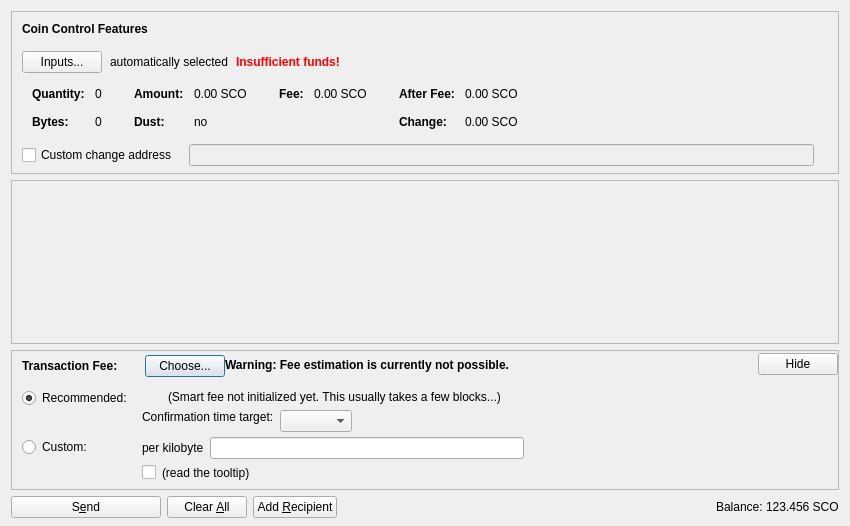
<?xml version="1.0" encoding="UTF-8"?>
<ui version="4.0">
 <class>SendCoinsDialog</class>
 <widget class="QDialog" name="SendCoinsDialog">
  <property name="geometry">
   <rect>
    <x>0</x>
    <y>0</y>
    <width>850</width>
    <height>526</height>
   </rect>
  </property>
  <property name="windowTitle">
   <string>Send Coins</string>
  </property>
  <layout class="QVBoxLayout" name="verticalLayout" stretch="0,1,0,0">
   <property name="bottomMargin">
    <number>8</number>
   </property>
   <item>
    <widget class="QFrame" name="frameCoinControl">
     <property name="sizePolicy">
      <sizepolicy hsizetype="Expanding" vsizetype="Expanding">
       <horstretch>0</horstretch>
       <verstretch>0</verstretch>
      </sizepolicy>
     </property>
     <property name="maximumSize">
      <size>
       <width>16777215</width>
       <height>16777215</height>
      </size>
     </property>
     <property name="frameShape">
      <enum>QFrame::StyledPanel</enum>
     </property>
     <property name="frameShadow">
      <enum>QFrame::Sunken</enum>
     </property>
     <layout class="QVBoxLayout" name="verticalLayoutCoinControl2">
      <property name="spacing">
       <number>0</number>
      </property>
      <property name="leftMargin">
       <number>0</number>
      </property>
      <property name="topMargin">
       <number>0</number>
      </property>
      <property name="rightMargin">
       <number>0</number>
      </property>
      <property name="bottomMargin">
       <number>6</number>
      </property>
      <item>
       <layout class="QVBoxLayout" name="verticalLayoutCoinControl" stretch="0,0,0,0,1">
        <property name="spacing">
         <number>0</number>
        </property>
        <property name="leftMargin">
         <number>10</number>
        </property>
        <property name="topMargin">
         <number>10</number>
        </property>
        <item>
         <layout class="QHBoxLayout" name="horizontalLayoutCoinControl1">
          <property name="bottomMargin">
           <number>15</number>
          </property>
          <item>
           <widget class="QLabel" name="labelCoinControlFeatures">
            <property name="sizePolicy">
             <sizepolicy hsizetype="Preferred" vsizetype="Maximum">
              <horstretch>0</horstretch>
              <verstretch>0</verstretch>
             </sizepolicy>
            </property>
            <property name="font">
             <font>
              <weight>75</weight>
              <bold>true</bold>
             </font>
            </property>
            <property name="styleSheet">
             <string notr="true">font-weight:bold;</string>
            </property>
            <property name="text">
             <string>Coin Control Features</string>
            </property>
           </widget>
          </item>
         </layout>
        </item>
        <item>
         <layout class="QHBoxLayout" name="horizontalLayoutCoinControl2" stretch="0,0,0,0">
          <property name="spacing">
           <number>8</number>
          </property>
          <property name="bottomMargin">
           <number>10</number>
          </property>
          <item>
           <widget class="QPushButton" name="pushButtonCoinControl">
            <property name="styleSheet">
             <string notr="true"/>
            </property>
            <property name="text">
             <string>Inputs...</string>
            </property>
            <property name="autoDefault">
             <bool>false</bool>
            </property>
           </widget>
          </item>
          <item>
           <widget class="QLabel" name="labelCoinControlAutomaticallySelected">
            <property name="text">
             <string>automatically selected</string>
            </property>
            <property name="margin">
             <number>5</number>
            </property>
           </widget>
          </item>
          <item>
           <widget class="QLabel" name="labelCoinControlInsuffFunds">
            <property name="font">
             <font>
              <weight>75</weight>
              <bold>true</bold>
             </font>
            </property>
            <property name="styleSheet">
             <string notr="true">color:red;font-weight:bold;</string>
            </property>
            <property name="text">
             <string>Insufficient funds!</string>
            </property>
            <property name="margin">
             <number>5</number>
            </property>
           </widget>
          </item>
          <item>
           <spacer name="horizontalSpacerCoinControl">
            <property name="orientation">
             <enum>Qt::Horizontal</enum>
            </property>
            <property name="sizeHint" stdset="0">
             <size>
              <width>40</width>
              <height>1</height>
             </size>
            </property>
           </spacer>
          </item>
         </layout>
        </item>
        <item>
         <widget class="QWidget" name="widgetCoinControl" native="true">
          <property name="sizePolicy">
           <sizepolicy hsizetype="Preferred" vsizetype="Preferred">
            <horstretch>0</horstretch>
            <verstretch>0</verstretch>
           </sizepolicy>
          </property>
          <property name="minimumSize">
           <size>
            <width>0</width>
            <height>0</height>
           </size>
          </property>
          <property name="styleSheet">
           <string notr="true"/>
          </property>
          <layout class="QHBoxLayout" name="horizontalLayoutCoinControl5">
           <property name="leftMargin">
            <number>0</number>
           </property>
           <property name="topMargin">
            <number>0</number>
           </property>
           <property name="rightMargin">
            <number>0</number>
           </property>
           <property name="bottomMargin">
            <number>0</number>
           </property>
           <item>
            <layout class="QHBoxLayout" name="horizontalLayoutCoinControl3" stretch="0,0,0,1">
             <property name="spacing">
              <number>20</number>
             </property>
             <property name="topMargin">
              <number>0</number>
             </property>
             <property name="bottomMargin">
              <number>10</number>
             </property>
             <item>
              <layout class="QFormLayout" name="formLayoutCoinControl1">
               <property name="horizontalSpacing">
                <number>10</number>
               </property>
               <property name="verticalSpacing">
                <number>14</number>
               </property>
               <property name="leftMargin">
                <number>10</number>
               </property>
               <property name="topMargin">
                <number>4</number>
               </property>
               <property name="rightMargin">
                <number>6</number>
               </property>
               <item row="0" column="0">
                <widget class="QLabel" name="labelCoinControlQuantityText">
                 <property name="font">
                  <font>
                   <weight>75</weight>
                   <bold>true</bold>
                  </font>
                 </property>
                 <property name="text">
                  <string>Quantity:</string>
                 </property>
                 <property name="margin">
                  <number>0</number>
                 </property>
                </widget>
               </item>
               <item row="0" column="1">
                <widget class="QLabel" name="labelCoinControlQuantity">
                 <property name="cursor">
                  <cursorShape>IBeamCursor</cursorShape>
                 </property>
                 <property name="contextMenuPolicy">
                  <enum>Qt::ActionsContextMenu</enum>
                 </property>
                 <property name="text">
                  <string notr="true">0</string>
                 </property>
                 <property name="margin">
                  <number>0</number>
                 </property>
                 <property name="textInteractionFlags">
                  <set>Qt::LinksAccessibleByMouse|Qt::TextSelectableByKeyboard|Qt::TextSelectableByMouse</set>
                 </property>
                </widget>
               </item>
               <item row="1" column="0">
                <widget class="QLabel" name="labelCoinControlBytesText">
                 <property name="font">
                  <font>
                   <weight>75</weight>
                   <bold>true</bold>
                  </font>
                 </property>
                 <property name="text">
                  <string>Bytes:</string>
                 </property>
                </widget>
               </item>
               <item row="1" column="1">
                <widget class="QLabel" name="labelCoinControlBytes">
                 <property name="cursor">
                  <cursorShape>IBeamCursor</cursorShape>
                 </property>
                 <property name="contextMenuPolicy">
                  <enum>Qt::ActionsContextMenu</enum>
                 </property>
                 <property name="text">
                  <string notr="true">0</string>
                 </property>
                 <property name="textInteractionFlags">
                  <set>Qt::LinksAccessibleByMouse|Qt::TextSelectableByKeyboard|Qt::TextSelectableByMouse</set>
                 </property>
                </widget>
               </item>
              </layout>
             </item>
             <item>
              <layout class="QFormLayout" name="formLayoutCoinControl2">
               <property name="horizontalSpacing">
                <number>10</number>
               </property>
               <property name="verticalSpacing">
                <number>14</number>
               </property>
               <property name="leftMargin">
                <number>6</number>
               </property>
               <property name="topMargin">
                <number>4</number>
               </property>
               <property name="rightMargin">
                <number>6</number>
               </property>
               <item row="0" column="0">
                <widget class="QLabel" name="labelCoinControlAmountText">
                 <property name="font">
                  <font>
                   <weight>75</weight>
                   <bold>true</bold>
                  </font>
                 </property>
                 <property name="text">
                  <string>Amount:</string>
                 </property>
                 <property name="margin">
                  <number>0</number>
                 </property>
                </widget>
               </item>
               <item row="0" column="1">
                <widget class="QLabel" name="labelCoinControlAmount">
                 <property name="cursor">
                  <cursorShape>IBeamCursor</cursorShape>
                 </property>
                 <property name="contextMenuPolicy">
                  <enum>Qt::ActionsContextMenu</enum>
                 </property>
                 <property name="text">
                  <string notr="true">0.00 SCO</string>
                 </property>
                 <property name="textInteractionFlags">
                  <set>Qt::LinksAccessibleByMouse|Qt::TextSelectableByKeyboard|Qt::TextSelectableByMouse</set>
                 </property>
                </widget>
               </item>
               <item row="1" column="0">
                <widget class="QLabel" name="labelCoinControlLowOutputText">
                 <property name="font">
                  <font>
                   <weight>75</weight>
                   <bold>true</bold>
                  </font>
                 </property>
                 <property name="text">
                  <string>Dust:</string>
                 </property>
                </widget>
               </item>
               <item row="1" column="1">
                <widget class="QLabel" name="labelCoinControlLowOutput">
                 <property name="cursor">
                  <cursorShape>IBeamCursor</cursorShape>
                 </property>
                 <property name="contextMenuPolicy">
                  <enum>Qt::ActionsContextMenu</enum>
                 </property>
                 <property name="text">
                  <string notr="true">no</string>
                 </property>
                 <property name="textInteractionFlags">
                  <set>Qt::LinksAccessibleByMouse|Qt::TextSelectableByKeyboard|Qt::TextSelectableByMouse</set>
                 </property>
                </widget>
               </item>
              </layout>
             </item>
             <item>
              <layout class="QFormLayout" name="formLayoutCoinControl3">
               <property name="horizontalSpacing">
                <number>10</number>
               </property>
               <property name="verticalSpacing">
                <number>14</number>
               </property>
               <property name="leftMargin">
                <number>6</number>
               </property>
               <property name="topMargin">
                <number>4</number>
               </property>
               <property name="rightMargin">
                <number>6</number>
               </property>
               <item row="0" column="0">
                <widget class="QLabel" name="labelCoinControlFeeText">
                 <property name="font">
                  <font>
                   <weight>75</weight>
                   <bold>true</bold>
                  </font>
                 </property>
                 <property name="text">
                  <string>Fee:</string>
                 </property>
                 <property name="margin">
                  <number>0</number>
                 </property>
                </widget>
               </item>
               <item row="0" column="1">
                <widget class="QLabel" name="labelCoinControlFee">
                 <property name="cursor">
                  <cursorShape>IBeamCursor</cursorShape>
                 </property>
                 <property name="contextMenuPolicy">
                  <enum>Qt::ActionsContextMenu</enum>
                 </property>
                 <property name="text">
                  <string notr="true">0.00 SCO</string>
                 </property>
                 <property name="textInteractionFlags">
                  <set>Qt::LinksAccessibleByMouse|Qt::TextSelectableByKeyboard|Qt::TextSelectableByMouse</set>
                 </property>
                </widget>
               </item>
              </layout>
             </item>
             <item>
              <layout class="QFormLayout" name="formLayoutCoinControl4">
               <property name="horizontalSpacing">
                <number>10</number>
               </property>
               <property name="verticalSpacing">
                <number>14</number>
               </property>
               <property name="leftMargin">
                <number>6</number>
               </property>
               <property name="topMargin">
                <number>4</number>
               </property>
               <property name="rightMargin">
                <number>6</number>
               </property>
               <item row="0" column="0">
                <widget class="QLabel" name="labelCoinControlAfterFeeText">
                 <property name="font">
                  <font>
                   <weight>75</weight>
                   <bold>true</bold>
                  </font>
                 </property>
                 <property name="text">
                  <string>After Fee:</string>
                 </property>
                 <property name="margin">
                  <number>0</number>
                 </property>
                </widget>
               </item>
               <item row="0" column="1">
                <widget class="QLabel" name="labelCoinControlAfterFee">
                 <property name="cursor">
                  <cursorShape>IBeamCursor</cursorShape>
                 </property>
                 <property name="contextMenuPolicy">
                  <enum>Qt::ActionsContextMenu</enum>
                 </property>
                 <property name="text">
                  <string notr="true">0.00 SCO</string>
                 </property>
                 <property name="textInteractionFlags">
                  <set>Qt::LinksAccessibleByMouse|Qt::TextSelectableByKeyboard|Qt::TextSelectableByMouse</set>
                 </property>
                </widget>
               </item>
               <item row="1" column="0">
                <widget class="QLabel" name="labelCoinControlChangeText">
                 <property name="font">
                  <font>
                   <weight>75</weight>
                   <bold>true</bold>
                  </font>
                 </property>
                 <property name="text">
                  <string>Change:</string>
                 </property>
                </widget>
               </item>
               <item row="1" column="1">
                <widget class="QLabel" name="labelCoinControlChange">
                 <property name="cursor">
                  <cursorShape>IBeamCursor</cursorShape>
                 </property>
                 <property name="contextMenuPolicy">
                  <enum>Qt::ActionsContextMenu</enum>
                 </property>
                 <property name="text">
                  <string notr="true">0.00 SCO</string>
                 </property>
                 <property name="textInteractionFlags">
                  <set>Qt::LinksAccessibleByMouse|Qt::TextSelectableByKeyboard|Qt::TextSelectableByMouse</set>
                 </property>
                </widget>
               </item>
              </layout>
             </item>
            </layout>
           </item>
          </layout>
         </widget>
        </item>
        <item>
         <layout class="QHBoxLayout" name="horizontalLayoutCoinControl4" stretch="0,0,0">
          <property name="spacing">
           <number>12</number>
          </property>
          <property name="sizeConstraint">
           <enum>QLayout::SetDefaultConstraint</enum>
          </property>
          <property name="topMargin">
           <number>5</number>
          </property>
          <property name="rightMargin">
           <number>5</number>
          </property>
          <item>
           <widget class="QCheckBox" name="checkBoxCoinControlChange">
            <property name="toolTip">
             <string>If this is activated, but the change address is empty or invalid, change will be sent to a newly generated address.</string>
            </property>
            <property name="text">
             <string>Custom change address</string>
            </property>
           </widget>
          </item>
          <item>
           <widget class="QValidatedLineEdit" name="lineEditCoinControlChange">
            <property name="enabled">
             <bool>false</bool>
            </property>
            <property name="sizePolicy">
             <sizepolicy hsizetype="Expanding" vsizetype="Fixed">
              <horstretch>0</horstretch>
              <verstretch>0</verstretch>
             </sizepolicy>
            </property>
           </widget>
          </item>
          <item>
           <widget class="QLabel" name="labelCoinControlChangeLabel">
            <property name="sizePolicy">
             <sizepolicy hsizetype="Preferred" vsizetype="Expanding">
              <horstretch>0</horstretch>
              <verstretch>0</verstretch>
             </sizepolicy>
            </property>
            <property name="minimumSize">
             <size>
              <width>0</width>
              <height>0</height>
             </size>
            </property>
            <property name="text">
             <string/>
            </property>
            <property name="margin">
             <number>3</number>
            </property>
           </widget>
          </item>
         </layout>
        </item>
        <item>
         <spacer name="verticalSpacerCoinControl">
          <property name="orientation">
           <enum>Qt::Vertical</enum>
          </property>
          <property name="sizeHint" stdset="0">
           <size>
            <width>800</width>
            <height>1</height>
           </size>
          </property>
         </spacer>
        </item>
       </layout>
      </item>
     </layout>
    </widget>
   </item>
   <item>
    <widget class="QScrollArea" name="scrollArea">
     <property name="widgetResizable">
      <bool>true</bool>
     </property>
     <widget class="QWidget" name="scrollAreaWidgetContents">
      <property name="geometry">
       <rect>
        <x>0</x>
        <y>0</y>
        <width>830</width>
        <height>104</height>
       </rect>
      </property>
      <layout class="QVBoxLayout" name="verticalLayout_2" stretch="0,1">
       <property name="leftMargin">
        <number>0</number>
       </property>
       <property name="topMargin">
        <number>0</number>
       </property>
       <property name="rightMargin">
        <number>0</number>
       </property>
       <property name="bottomMargin">
        <number>0</number>
       </property>
       <item>
        <layout class="QVBoxLayout" name="entries">
         <property name="spacing">
          <number>6</number>
         </property>
        </layout>
       </item>
       <item>
        <spacer name="verticalSpacer">
         <property name="orientation">
          <enum>Qt::Vertical</enum>
         </property>
         <property name="sizeHint" stdset="0">
          <size>
           <width>20</width>
           <height>40</height>
          </size>
         </property>
        </spacer>
       </item>
      </layout>
     </widget>
    </widget>
   </item>
   <item>
    <widget class="QFrame" name="frameFee">
     <property name="sizePolicy">
      <sizepolicy hsizetype="Expanding" vsizetype="Expanding">
       <horstretch>0</horstretch>
       <verstretch>0</verstretch>
      </sizepolicy>
     </property>
     <property name="maximumSize">
      <size>
       <width>16777215</width>
       <height>16777215</height>
      </size>
     </property>
     <property name="frameShape">
      <enum>QFrame::StyledPanel</enum>
     </property>
     <property name="frameShadow">
      <enum>QFrame::Sunken</enum>
     </property>
     <layout class="QVBoxLayout" name="verticalLayoutFee1">
      <property name="spacing">
       <number>0</number>
      </property>
      <property name="leftMargin">
       <number>0</number>
      </property>
      <property name="topMargin">
       <number>0</number>
      </property>
      <property name="rightMargin">
       <number>0</number>
      </property>
      <property name="bottomMargin">
       <number>0</number>
      </property>
      <item>
       <layout class="QVBoxLayout" name="verticalLayoutFee2" stretch="0,0,0">
        <property name="spacing">
         <number>0</number>
        </property>
        <property name="leftMargin">
         <number>10</number>
        </property>
        <property name="topMargin">
         <number>0</number>
        </property>
        <item>
         <layout class="QHBoxLayout" name="horizontalLayoutFee1">
          <property name="bottomMargin">
           <number>0</number>
          </property>
          <item>
           <layout class="QVBoxLayout" name="verticalLayoutFee7">
            <property name="spacing">
             <number>0</number>
            </property>
            <item>
             <spacer name="verticalSpacerSmartFee">
              <property name="orientation">
               <enum>Qt::Vertical</enum>
              </property>
              <property name="sizeType">
               <enum>QSizePolicy::Fixed</enum>
              </property>
              <property name="sizeHint" stdset="0">
               <size>
                <width>1</width>
                <height>4</height>
               </size>
              </property>
             </spacer>
            </item>
            <item>
             <layout class="QHBoxLayout" name="horizontalLayoutSmartFee">
              <property name="spacing">
               <number>10</number>
              </property>
              <item>
               <widget class="QLabel" name="labelFeeHeadline">
                <property name="sizePolicy">
                 <sizepolicy hsizetype="Preferred" vsizetype="Maximum">
                  <horstretch>0</horstretch>
                  <verstretch>0</verstretch>
                 </sizepolicy>
                </property>
                <property name="font">
                 <font>
                  <weight>75</weight>
                  <bold>true</bold>
                 </font>
                </property>
                <property name="styleSheet">
                 <string notr="true">font-weight:bold;</string>
                </property>
                <property name="text">
                 <string>Transaction Fee:</string>
                </property>
               </widget>
              </item>
              <item>
               <widget class="QLabel" name="labelFeeMinimized">
                <property name="text">
                 <string/>
                </property>
               </widget>
              </item>
              <item>
               <widget class="QPushButton" name="buttonChooseFee">
                <property name="text">
                 <string>Choose...</string>
                </property>
               </widget>
              </item>
             </layout>
            </item>
            <item>
             <spacer name="verticalSpacer_5">
              <property name="orientation">
               <enum>Qt::Vertical</enum>
              </property>
              <property name="sizeHint" stdset="0">
               <size>
                <width>1</width>
                <height>1</height>
               </size>
              </property>
             </spacer>
            </item>
           </layout>
          </item>
          <item>
           <widget class="QLabel" name="fallbackFeeWarningLabel">
            <property name="toolTip">
             <string>Using the fallbackfee can result in sending a transaction that will take several hours or days (or never) to confirm. Consider choosing your fee manually or wait until you have validated the complete chain.</string>
            </property>
            <property name="font">
            <font>
                <weight>75</weight>
                <bold>true</bold>
            </font>
            </property>
            <property name="text">
             <string>Warning: Fee estimation is currently not possible.</string>
            </property>
            <property name="wordWrap">
             <bool>false</bool>
            </property>
           </widget>
          </item>
          <item>
           <spacer name="horizontalSpacer_4">
            <property name="orientation">
             <enum>Qt::Horizontal</enum>
            </property>
            <property name="sizeType">
             <enum>QSizePolicy::MinimumExpanding</enum>
            </property>
            <property name="sizeHint" stdset="0">
             <size>
              <width>40</width>
              <height>20</height>
             </size>
            </property>
           </spacer>
          </item>
          <item>
           <widget class="QPushButton" name="buttonMinimizeFee">
            <property name="toolTip">
             <string>collapse fee-settings</string>
            </property>
            <property name="text">
             <string>Hide</string>
            </property>
           </widget>
          </item>
         </layout>
        </item>
        <item>
         <widget class="QFrame" name="frameFeeSelection">
          <layout class="QVBoxLayout" name="verticalLayoutFee12">
           <property name="spacing">
            <number>0</number>
           </property>
           <property name="leftMargin">
            <number>0</number>
           </property>
           <property name="topMargin">
            <number>0</number>
           </property>
           <property name="rightMargin">
            <number>0</number>
           </property>
           <property name="bottomMargin">
            <number>0</number>
           </property>
           <item>
            <layout class="QGridLayout" name="gridLayoutFee">
             <property name="topMargin">
              <number>10</number>
             </property>
             <property name="bottomMargin">
              <number>4</number>
             </property>
             <property name="horizontalSpacing">
              <number>10</number>
             </property>
             <property name="verticalSpacing">
              <number>4</number>
             </property>
             <item row="1" column="1">
              <layout class="QVBoxLayout" name="verticalLayoutFee8">
               <property name="spacing">
                <number>6</number>
               </property>
               <item>
                <layout class="QHBoxLayout" name="horizontalLayoutFee13">
                 <item>
                  <widget class="QLabel" name="labelCustomPerKilobyte">
                   <property name="toolTip">
                    <string>If the custom fee is set to 1000 satoshis and the transaction is only 250 bytes, then &quot;per kilobyte&quot; only pays 250 satoshis in fee, while &quot;total at least&quot; pays 1000 satoshis. For transactions bigger than a kilobyte both pay by kilobyte.</string>
                   </property>
                   <property name="text">
                    <string>per kilobyte</string>
                   </property>
                  </widget>
                 </item>
                 <item>
                  <widget class="BitcoinAmountField" name="customFee"/>
                 </item>
                 <item>
                  <spacer name="horizontalSpacer_6">
                   <property name="orientation">
                    <enum>Qt::Horizontal</enum>
                   </property>
                   <property name="sizeHint" stdset="0">
                    <size>
                     <width>1</width>
                     <height>1</height>
                    </size>
                   </property>
                  </spacer>
                 </item>
                </layout>
               </item>
               <item>
                <layout class="QHBoxLayout" name="horizontalLayoutFee8">
                 <item>
                  <widget class="QCheckBox" name="checkBoxMinimumFee">
                   <property name="toolTip">
                    <string>Paying only the minimum fee is just fine as long as there is less transaction volume than space in the blocks. But be aware that this can end up in a never confirming transaction once there is more demand for samplecoin transactions than the network can process.</string>
                   </property>
                   <property name="text">
                    <string/>
                   </property>
                  </widget>
                 </item>
                 <item>
                  <widget class="QLabel" name="labelMinFeeWarning">
                   <property name="enabled">
                    <bool>true</bool>
                   </property>
                   <property name="toolTip">
                    <string>Paying only the minimum fee is just fine as long as there is less transaction volume than space in the blocks. But be aware that this can end up in a never confirming transaction once there is more demand for samplecoin transactions than the network can process.</string>
                   </property>
                   <property name="text">
                    <string>(read the tooltip)</string>
                   </property>
                   <property name="margin">
                    <number>5</number>
                   </property>
                  </widget>
                 </item>
                 <item>
                  <spacer name="horizontalSpacer_2">
                   <property name="orientation">
                    <enum>Qt::Horizontal</enum>
                   </property>
                   <property name="sizeHint" stdset="0">
                    <size>
                     <width>1</width>
                     <height>1</height>
                    </size>
                   </property>
                  </spacer>
                 </item>
                </layout>
               </item>
              </layout>
             </item>
             <item row="0" column="0">
              <layout class="QVBoxLayout" name="verticalLayoutFee4" stretch="0,1">
               <item>
                <widget class="QRadioButton" name="radioSmartFee">
                 <property name="text">
                  <string>Recommended:</string>
                 </property>
                 <property name="checked">
                  <bool>true</bool>
                 </property>
                 <attribute name="buttonGroup">
                  <string notr="true">groupFee</string>
                 </attribute>
                </widget>
               </item>
               <item>
                <spacer name="verticalSpacer_2">
                 <property name="orientation">
                  <enum>Qt::Vertical</enum>
                 </property>
                 <property name="sizeHint" stdset="0">
                  <size>
                   <width>1</width>
                   <height>1</height>
                  </size>
                 </property>
                </spacer>
               </item>
              </layout>
             </item>
             <item row="1" column="0">
              <layout class="QVBoxLayout" name="verticalLayoutFee9" stretch="0,1">
               <item>
                <widget class="QRadioButton" name="radioCustomFee">
                 <property name="text">
                  <string>Custom:</string>
                 </property>
                 <attribute name="buttonGroup">
                  <string notr="true">groupFee</string>
                 </attribute>
                </widget>
               </item>
               <item>
                <spacer name="verticalSpacer_6">
                 <property name="orientation">
                  <enum>Qt::Vertical</enum>
                 </property>
                 <property name="sizeHint" stdset="0">
                  <size>
                   <width>1</width>
                   <height>1</height>
                  </size>
                 </property>
                </spacer>
               </item>
              </layout>
             </item>
             <item row="0" column="1">
              <layout class="QVBoxLayout" name="verticalLayoutFee3" stretch="0,0,1">
               <property name="spacing">
                <number>6</number>
               </property>
               <property name="topMargin">
                <number>2</number>
               </property>
               <item>
                <layout class="QHBoxLayout" name="horizontalLayoutFee12">
                 <item>
                  <widget class="QLabel" name="labelSmartFee">
                   <property name="text">
                    <string/>
                   </property>
                   <property name="margin">
                    <number>2</number>
                   </property>
                  </widget>
                 </item>
                 <item>
                  <widget class="QLabel" name="labelFeeEstimation">
                   <property name="text">
                    <string/>
                   </property>
                  </widget>
                 </item>
                 <item>
                  <widget class="QLabel" name="labelSmartFee2">
                   <property name="text">
                    <string>(Smart fee not initialized yet. This usually takes a few blocks...)</string>
                   </property>
                   <property name="margin">
                    <number>2</number>
                   </property>
                  </widget>
                 </item>
                 <item>
                  <spacer name="horizontalSpacer_5">
                   <property name="orientation">
                    <enum>Qt::Horizontal</enum>
                   </property>
                   <property name="sizeHint" stdset="0">
                    <size>
                     <width>1</width>
                     <height>1</height>
                    </size>
                   </property>
                  </spacer>
                 </item>
                </layout>
               </item>
               <item>
                <layout class="QHBoxLayout" name="horizontalLayoutFee9">
                 <item>
                  <layout class="QVBoxLayout" name="verticalLayoutFee6">
                   <item>
                    <widget class="QLabel" name="labelSmartFee3">
                     <property name="text">
                      <string>Confirmation time target:</string>
                     </property>
                     <property name="margin">
                      <number>2</number>
                     </property>
                    </widget>
                   </item>
                   <item>
                    <spacer name="verticalSpacer_3">
                     <property name="orientation">
                      <enum>Qt::Vertical</enum>
                     </property>
                     <property name="sizeHint" stdset="0">
                      <size>
                       <width>1</width>
                       <height>1</height>
                      </size>
                     </property>
                    </spacer>
                   </item>
                  </layout>
                 </item>
                 <item>
                  <layout class="QVBoxLayout" name="verticalLayoutFee5">
                   <property name="rightMargin">
                    <number>30</number>
                   </property>
                   <item>
                    <layout class="QHBoxLayout" name="horizontalLayoutConfTarget">
                     <property name="bottomMargin">
                      <number>0</number>
                     </property>
                     <item>
                      <widget class="QComboBox" name="confTargetSelector"/>
                     </item>
                     <item>
                      <spacer name="horizontalSpacerConfTarget">
                       <property name="orientation">
                        <enum>Qt::Horizontal</enum>
                       </property>
                       <property name="sizeHint" stdset="0">
                        <size>
                         <width>40</width>
                         <height>20</height>
                        </size>
                       </property>
                      </spacer>
                     </item>
                    </layout>
                   </item>
                  </layout>
                 </item>
                </layout>
               </item>
               <item>
                <spacer name="verticalSpacer_4">
                 <property name="orientation">
                  <enum>Qt::Vertical</enum>
                 </property>
                 <property name="sizeHint" stdset="0">
                  <size>
                   <width>1</width>
                   <height>1</height>
                  </size>
                 </property>
                </spacer>
               </item>
              </layout>
             </item>
            </layout>
           </item>
          </layout>
         </widget>
        </item>
        <item>
         <spacer name="verticalSpacerFee">
          <property name="orientation">
           <enum>Qt::Vertical</enum>
          </property>
          <property name="sizeHint" stdset="0">
           <size>
            <width>40</width>
            <height>5</height>
           </size>
          </property>
         </spacer>
        </item>
       </layout>
      </item>
     </layout>
    </widget>
   </item>
   <item>
    <layout class="QHBoxLayout" name="horizontalLayout">
     <item>
      <widget class="QPushButton" name="sendButton">
       <property name="minimumSize">
        <size>
         <width>150</width>
         <height>0</height>
        </size>
       </property>
       <property name="toolTip">
        <string>Confirm the send action</string>
       </property>
       <property name="text">
        <string>S&amp;end</string>
       </property>
       <property name="icon">
        <iconset resource="../bitcoin.qrc">
         <normaloff>:/icons/send</normaloff>:/icons/send</iconset>
       </property>
       <property name="autoDefault">
        <bool>false</bool>
       </property>
       <property name="default">
        <bool>false</bool>
       </property>
      </widget>
     </item>
     <item>
      <widget class="QPushButton" name="clearButton">
       <property name="sizePolicy">
        <sizepolicy hsizetype="Minimum" vsizetype="Fixed">
         <horstretch>0</horstretch>
         <verstretch>0</verstretch>
        </sizepolicy>
       </property>
       <property name="toolTip">
        <string>Clear all fields of the form.</string>
       </property>
       <property name="text">
        <string>Clear &amp;All</string>
       </property>
       <property name="icon">
        <iconset resource="../bitcoin.qrc">
         <normaloff>:/icons/remove</normaloff>:/icons/remove</iconset>
       </property>
       <property name="autoDefault">
        <bool>false</bool>
       </property>
      </widget>
     </item>
     <item>
      <widget class="QPushButton" name="addButton">
       <property name="toolTip">
        <string>Send to multiple recipients at once</string>
       </property>
       <property name="text">
        <string>Add &amp;Recipient</string>
       </property>
       <property name="icon">
        <iconset resource="../bitcoin.qrc">
         <normaloff>:/icons/add</normaloff>:/icons/add</iconset>
       </property>
       <property name="autoDefault">
        <bool>false</bool>
       </property>
      </widget>
     </item>
     <item>
      <spacer name="horizontalSpacer">
       <property name="orientation">
        <enum>Qt::Horizontal</enum>
       </property>
       <property name="sizeHint" stdset="0">
        <size>
         <width>40</width>
         <height>20</height>
        </size>
       </property>
      </spacer>
     </item>
     <item>
      <layout class="QHBoxLayout" name="horizontalLayout_2">
       <property name="spacing">
        <number>3</number>
       </property>
       <item>
        <widget class="QLabel" name="label">
         <property name="sizePolicy">
          <sizepolicy hsizetype="Preferred" vsizetype="Fixed">
           <horstretch>0</horstretch>
           <verstretch>0</verstretch>
          </sizepolicy>
         </property>
         <property name="text">
          <string>Balance:</string>
         </property>
        </widget>
       </item>
       <item>
        <widget class="QLabel" name="labelBalance">
         <property name="sizePolicy">
          <sizepolicy hsizetype="Preferred" vsizetype="Fixed">
           <horstretch>0</horstretch>
           <verstretch>0</verstretch>
          </sizepolicy>
         </property>
         <property name="cursor">
          <cursorShape>IBeamCursor</cursorShape>
         </property>
         <property name="text">
          <string notr="true">123.456 SCO</string>
         </property>
         <property name="textInteractionFlags">
          <set>Qt::LinksAccessibleByMouse|Qt::TextSelectableByKeyboard|Qt::TextSelectableByMouse</set>
         </property>
        </widget>
       </item>
      </layout>
     </item>
    </layout>
   </item>
  </layout>
 </widget>
 <customwidgets>
  <customwidget>
   <class>QValidatedLineEdit</class>
   <extends>QLineEdit</extends>
   <header>qvalidatedlineedit.h</header>
  </customwidget>
  <customwidget>
   <class>BitcoinAmountField</class>
   <extends>QLineEdit</extends>
   <header>bitcoinamountfield.h</header>
   <container>1</container>
  </customwidget>
 </customwidgets>
 <resources>
  <include location="../bitcoin.qrc"/>
 </resources>
 <connections/>
 <buttongroups>
  <buttongroup name="groupFee"/>
 </buttongroups>
</ui>
